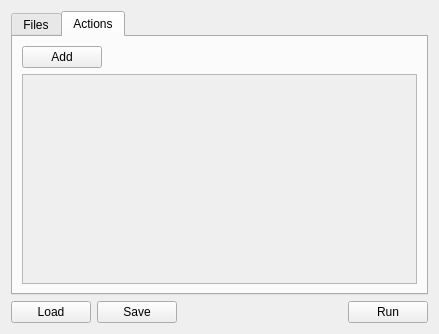
<?xml version="1.0" encoding="UTF-8"?>
<ui version="4.0">
 <class>BatchProcessor</class>
 <widget class="QDialog" name="BatchProcessor">
  <property name="geometry">
   <rect>
    <x>0</x>
    <y>0</y>
    <width>439</width>
    <height>334</height>
   </rect>
  </property>
  <property name="windowTitle">
   <string>Batch processor</string>
  </property>
  <layout class="QVBoxLayout" name="verticalLayout">
   <item>
    <widget class="QTabWidget" name="actions">
     <property name="currentIndex">
      <number>1</number>
     </property>
     <widget class="QWidget" name="files">
      <attribute name="title">
       <string>Files</string>
      </attribute>
      <layout class="QVBoxLayout" name="verticalLayout_2">
       <item>
        <layout class="QHBoxLayout" name="horizontalLayout_2">
         <item>
          <widget class="QPushButton" name="addFilesButton">
           <property name="text">
            <string>Add Files</string>
           </property>
          </widget>
         </item>
         <item>
          <spacer name="horizontalSpacer_2">
           <property name="orientation">
            <enum>Qt::Horizontal</enum>
           </property>
           <property name="sizeHint" stdset="0">
            <size>
             <width>40</width>
             <height>20</height>
            </size>
           </property>
          </spacer>
         </item>
         <item>
          <widget class="QPushButton" name="deleteFileButton">
           <property name="maximumSize">
            <size>
             <width>25</width>
             <height>16777215</height>
            </size>
           </property>
           <property name="styleSheet">
            <string notr="true">font:bold; color:red</string>
           </property>
           <property name="text">
            <string>▬</string>
           </property>
          </widget>
         </item>
        </layout>
       </item>
       <item>
        <widget class="QListWidget" name="fileList">
         <property name="selectionMode">
          <enum>QAbstractItemView::ExtendedSelection</enum>
         </property>
        </widget>
       </item>
      </layout>
     </widget>
     <widget class="QWidget" name="actions_2">
      <attribute name="title">
       <string>Actions</string>
      </attribute>
      <layout class="QVBoxLayout" name="verticalLayout_3">
       <item>
        <layout class="QHBoxLayout" name="horizontalLayout_3">
         <item>
          <widget class="QPushButton" name="addActionButton">
           <property name="text">
            <string>Add</string>
           </property>
          </widget>
         </item>
         <item>
          <spacer name="horizontalSpacer_3">
           <property name="orientation">
            <enum>Qt::Horizontal</enum>
           </property>
           <property name="sizeHint" stdset="0">
            <size>
             <width>40</width>
             <height>20</height>
            </size>
           </property>
          </spacer>
         </item>
        </layout>
       </item>
       <item>
        <widget class="QScrollArea" name="scrollArea">
         <property name="sizePolicy">
          <sizepolicy hsizetype="Expanding" vsizetype="Expanding">
           <horstretch>0</horstretch>
           <verstretch>0</verstretch>
          </sizepolicy>
         </property>
         <property name="horizontalScrollBarPolicy">
          <enum>Qt::ScrollBarAlwaysOff</enum>
         </property>
         <property name="widgetResizable">
          <bool>true</bool>
         </property>
         <widget class="QWidget" name="scrollAreaWidgetContents">
          <property name="geometry">
           <rect>
            <x>0</x>
            <y>0</y>
            <width>395</width>
            <height>208</height>
           </rect>
          </property>
          <layout class="QVBoxLayout" name="verticalLayout_4">
           <property name="leftMargin">
            <number>0</number>
           </property>
           <property name="topMargin">
            <number>0</number>
           </property>
           <property name="rightMargin">
            <number>0</number>
           </property>
           <property name="bottomMargin">
            <number>0</number>
           </property>
           <item>
            <widget class="ActionView" name="actionView" native="true"/>
           </item>
          </layout>
         </widget>
        </widget>
       </item>
      </layout>
     </widget>
    </widget>
   </item>
   <item>
    <layout class="QHBoxLayout" name="horizontalLayout">
     <item>
      <widget class="QPushButton" name="loadButton">
       <property name="text">
        <string>Load</string>
       </property>
      </widget>
     </item>
     <item>
      <widget class="QPushButton" name="saveButton">
       <property name="text">
        <string>Save</string>
       </property>
      </widget>
     </item>
     <item>
      <spacer name="horizontalSpacer">
       <property name="orientation">
        <enum>Qt::Horizontal</enum>
       </property>
       <property name="sizeHint" stdset="0">
        <size>
         <width>40</width>
         <height>20</height>
        </size>
       </property>
      </spacer>
     </item>
     <item>
      <widget class="QPushButton" name="runButton">
       <property name="text">
        <string>Run</string>
       </property>
      </widget>
     </item>
    </layout>
   </item>
  </layout>
 </widget>
 <customwidgets>
  <customwidget>
   <class>ActionView</class>
   <extends>QWidget</extends>
   <header>widgets/actionview.h</header>
   <container>1</container>
  </customwidget>
 </customwidgets>
 <resources/>
 <connections/>
</ui>
